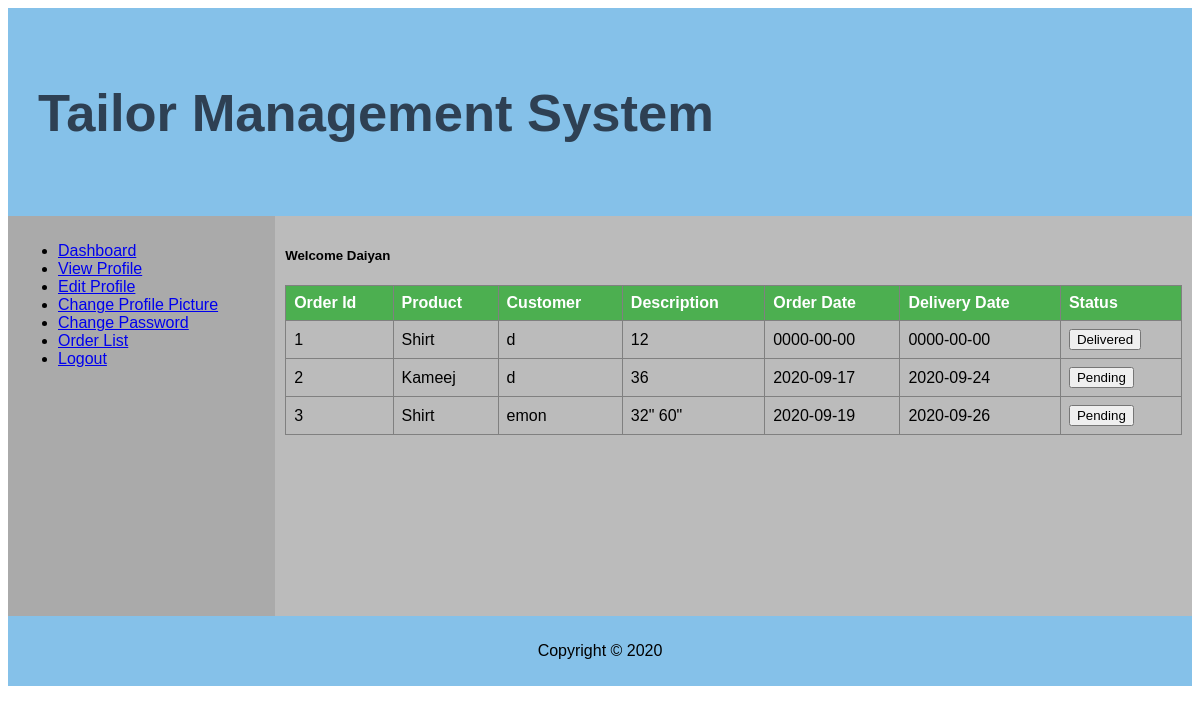
The page /ntailor.php (signed in) on the database its author committed.
### tables this page shows
CREATE TABLE `orders` (
  `order_id` int(50) NOT NULL,
  `uname` varchar(100) NOT NULL,
  `pid` int(50) NOT NULL,
  `tid` int(50) NOT NULL,
  `descr` varchar(200) NOT NULL,
  `order_date` date NOT NULL,
  `delivery_date` date NOT NULL,
  `delivered` tinyint(1) NOT NULL
);

CREATE TABLE `products` (
  `pid` bigint(100) NOT NULL,
  `tid` int(50) NOT NULL,
  `pname` varchar(50) NOT NULL,
  `description` varchar(100) NOT NULL,
  `pquantity` mediumint(100) NOT NULL,
  `price` int(50) NOT NULL
);

### ntailor.php (the view, shortened to what this page needs)
<?php
$userName=$_SESSION['userName'];
?>
<html>
<head>
  <link rel="stylesheet" type="text/css" href="CSS/table.css">
</head>
<body>
<div class="grid-container">
  <div class="header">
    <h2 style="color: #2E4053"; align="left">Tailor Management System </h2>
  </div>
  <div class="left" style="background-color:#aaa;">
  <ul>
  <li><a href="ntailor.php">Dashboard</a></li>
  <li><a href="tailor_view.php?userName=<?php echo $userName; ?>">View Profile</a></li>
  <li><a href="tailor_edit.php">Edit Profile</a></li>
  <li><a href="tailor_changepic.php">Change Profile Picture</a></li>
  <li><a href="tailor_changepass.php">Change Password</a></li>
  <li><a href="tailor_taken_order.php">Order List</a></li>
    <li><a href="logout.php">Logout</a></li>
</ul>
  </div>
  <div class="middle" style="background-color:#bbb;"><?php
    $name=$_SESSION['name'];
    echo "<h5>Welcome $name</h5>";
    ?>
      <?php
  $con=mysqli_connect("localhost","root","","db");
  $sql="SELECT `ID` FROM tailor";
  $tid = mysqli_fetch_array(mysqli_query($con,$sql))['ID'];
?>
    <?php
$con=mysqli_connect("localhost","root","","db");
  $sql="SELECT order_id,p.pname, uname, descr, order_date, delivery_date, delivered FROM `orders` o, `products` p WHERE o.tid=".$tid." AND o.pid=p.pid";
  $result=mysqli_query($con,$sql);
  if(mysqli_num_rows($result)>0)
   {
    ?>
    <table border='1' cellpadding='8'>
      <tr>
        <th>Order Id</th>
        <th>Product</th>
        <th>Customer</th>
        <th>Description</th>
        <th>Order Date</th>
        <th>Delivery Date</th>
        <th>Status</th>
      </tr>
    <?php
    while($row=mysqli_fetch_array($result))
    {
      echo "<tr>";
      echo "<td>".$row['order_id']."</td>";
      echo "<td>".$row['pname']."</td>";
      echo "<td>".$row['uname']."</td>";
      echo "<td>".$row['descr']."</td>";
      echo "<td>".$row['order_date']."</td>";
      echo "<td>".$row['delivery_date']."</td>";
      echo "<td><a href='ntailor.php?oid=".$row['order_id']."&set=".($row['delivered'] == '0' ? '1' : '0')."'><button>".($row['delivered']=='1' ? "Delivered" : "Pending")."</button></a></td>";
      echo "</tr>";
    }
    echo "</table>";
   }
   else
   {
    echo "No data found.<br/>";
   }
?>
    </div>
  <div class="footer">
    <p>Copyright © 2020</p>
  </div>
</div>
</body>
</html>

### CSS/table.css (style rules this page uses)
* { box-sizing: border-box; }
body { font-family: Arial, Helvetica, sans-serif; }
.header { grid-area: header; background-color: #85C1E9; padding: 30px; text-align: center; font-size: 35px; }
.grid-container { display: grid; grid-template-areas: 'header header header header header header' 'left middle middle middle middle middle' 'footer footer footer footer footer footer'; }
.left, .middle, .right { padding: 10px; height: 400px; overflow: scroll; }
.left { grid-area: left; }
.middle { grid-area: middle; }
.footer { grid-area: footer; background-color: #85C1E9; padding: 10px; text-align: center; }
table { border-collapse: collapse; width: 100%; }
th, td { text-align: left; padding: 8px; }
th { background-color: #4CAF50; color: white; }

### rows shown on the page
orders: order_id "1", pid.pname "Shirt", uname "d", descr "12", order_date "0000-00-00", delivery_date "0000-00-00", delivered "Delivered"
orders: order_id "2", pid.pname "Kameej", uname "d", descr "36", order_date "2020-09-17", delivery_date "2020-09-24", delivered "Pending"
orders: order_id "3", pid.pname "Shirt", uname "emon", descr "32\" 60\"", order_date "2020-09-19", delivery_date "2020-09-26", delivered "Pending"

### other values the page prints
$name "Daiyan"
